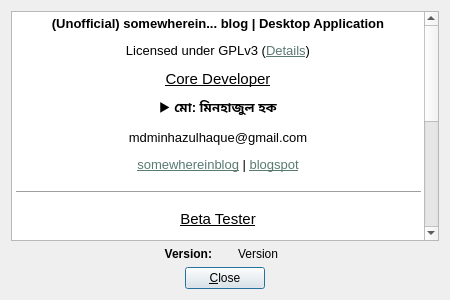
<?xml version="1.0" encoding="UTF-8"?>
<ui version="4.0">
 <class>AboutDialog</class>
 <widget class="QDialog" name="AboutDialog">
  <property name="geometry">
   <rect>
    <x>0</x>
    <y>0</y>
    <width>450</width>
    <height>300</height>
   </rect>
  </property>
  <property name="windowTitle">
   <string>About</string>
  </property>
  <property name="windowIcon">
   <iconset resource="resources.qrc">
    <normaloff>:/about</normaloff>:/about</iconset>
  </property>
  <layout class="QGridLayout" name="gridLayout_2">
   <item row="0" column="0" colspan="3">
    <layout class="QGridLayout" name="gridLayout">
     <item row="0" column="0" colspan="2">
      <widget class="QTextBrowser" name="infoBrowser">
       <property name="html">
        <string>&lt;!DOCTYPE HTML PUBLIC &quot;-//W3C//DTD HTML 4.0//EN&quot; &quot;http://www.w3.org/TR/REC-html40/strict.dtd&quot;&gt;
&lt;html&gt;&lt;head&gt;&lt;meta name=&quot;qrichtext&quot; content=&quot;1&quot; /&gt;&lt;style type=&quot;text/css&quot;&gt;
p, li { white-space: pre-wrap; }
&lt;/style&gt;&lt;/head&gt;&lt;body style=&quot; font-family:'SolaimanLipi'; font-size:10pt; font-weight:400; font-style:normal;&quot;&gt;
&lt;p align=&quot;center&quot; style=&quot; margin-top:12px; margin-bottom:12px; margin-left:0px; margin-right:0px; -qt-block-indent:0; text-indent:0px;&quot;&gt;&lt;img src=&quot;:/trayNormal&quot; /&gt;&lt;/p&gt;
&lt;p align=&quot;center&quot; style=&quot; margin-top:12px; margin-bottom:12px; margin-left:0px; margin-right:0px; -qt-block-indent:0; text-indent:0px;&quot;&gt;&lt;span style=&quot; font-weight:600;&quot;&gt;(Unofficial) somewherein... blog | Desktop Application&lt;/span&gt;&lt;/p&gt;
&lt;p align=&quot;center&quot; style=&quot; margin-top:12px; margin-bottom:12px; margin-left:0px; margin-right:0px; -qt-block-indent:0; text-indent:0px;&quot;&gt;Licensed under GPLv3 (&lt;a href=&quot;http://www.gnu.org/licenses/gpl-3.0.txt&quot;&gt;&lt;span style=&quot; text-decoration: underline; color:#597a71;&quot;&gt;Details&lt;/span&gt;&lt;/a&gt;)&lt;/p&gt;
&lt;p align=&quot;center&quot; style=&quot; margin-top:12px; margin-bottom:12px; margin-left:0px; margin-right:0px; -qt-block-indent:0; text-indent:0px;&quot;&gt;&lt;span style=&quot; font-size:11pt; text-decoration: underline;&quot;&gt;Core Developer&lt;/span&gt;&lt;/p&gt;
&lt;p align=&quot;center&quot; style=&quot; margin-top:12px; margin-bottom:12px; margin-left:0px; margin-right:0px; -qt-block-indent:0; text-indent:0px;&quot;&gt;▶ &lt;span style=&quot; font-weight:600;&quot;&gt;মো: মিনহাজুল হক&lt;/span&gt;&lt;/p&gt;
&lt;p align=&quot;center&quot; style=&quot; margin-top:12px; margin-bottom:12px; margin-left:0px; margin-right:0px; -qt-block-indent:0; text-indent:0px;&quot;&gt;mdminhazulhaque@gmail.com&lt;/p&gt;
&lt;p align=&quot;center&quot; style=&quot; margin-top:12px; margin-bottom:12px; margin-left:0px; margin-right:0px; -qt-block-indent:0; text-indent:0px;&quot;&gt;&lt;a href=&quot;http://www.somewhereinblog.net/blog/mhs92&quot;&gt;&lt;span style=&quot; text-decoration: underline; color:#597a71;&quot;&gt;somewhereinblog&lt;/span&gt;&lt;/a&gt; | &lt;a href=&quot;http://minhazulhaquebn.blogspot.com/&quot;&gt;&lt;span style=&quot; text-decoration: underline; color:#597a71;&quot;&gt;blogspot&lt;/span&gt;&lt;/a&gt;&lt;/p&gt;
&lt;hr /&gt;
&lt;p align=&quot;center&quot; style=&quot; margin-top:12px; margin-bottom:12px; margin-left:0px; margin-right:0px; -qt-block-indent:0; text-indent:0px;&quot;&gt;&lt;span style=&quot; font-size:11pt; text-decoration: underline;&quot;&gt;Beta Tester&lt;/span&gt;&lt;/p&gt;
&lt;p align=&quot;center&quot; style=&quot; margin-top:12px; margin-bottom:12px; margin-left:0px; margin-right:0px; -qt-block-indent:0; text-indent:0px;&quot;&gt;▶ &lt;span style=&quot; font-weight:600;&quot;&gt;নাইট ফল&lt;/span&gt;&lt;/p&gt;
&lt;p align=&quot;center&quot; style=&quot; margin-top:12px; margin-bottom:12px; margin-left:0px; margin-right:0px; -qt-block-indent:0; text-indent:0px;&quot;&gt;bdfall@outlook.com&lt;/p&gt;
&lt;p align=&quot;center&quot; style=&quot; margin-top:12px; margin-bottom:12px; margin-left:0px; margin-right:0px; -qt-block-indent:0; text-indent:0px;&quot;&gt;&lt;a href=&quot;http://www.somewhereinblog.net/blog/knightfall/&quot;&gt;&lt;span style=&quot; text-decoration: underline; color:#597a71;&quot;&gt;somewhereinblog&lt;/span&gt;&lt;/a&gt; | &lt;a href=&quot;https://www.facebook.com/bdfall&quot;&gt;&lt;span style=&quot; text-decoration: underline; color:#597a71;&quot;&gt;Facebook&lt;/span&gt;&lt;/a&gt;&lt;/p&gt;
&lt;p align=&quot;center&quot; style=&quot; margin-top:12px; margin-bottom:12px; margin-left:0px; margin-right:0px; -qt-block-indent:0; text-indent:0px;&quot;&gt;▶ &lt;span style=&quot; font-size:11pt; font-weight:600;&quot;&gt;রিফাত আনাম শখ&lt;/span&gt;&lt;/p&gt;
&lt;p align=&quot;center&quot; style=&quot; margin-top:12px; margin-bottom:12px; margin-left:0px; margin-right:0px; -qt-block-indent:0; text-indent:0px;&quot;&gt;&lt;a href=&quot;http://www.somewhereinblog.net/blog/ripz&quot;&gt;&lt;span style=&quot; text-decoration: underline; color:#597a71;&quot;&gt;somewhereinblog&lt;/span&gt;&lt;/a&gt; | &lt;a href=&quot;http://www.riphat.webs.com/&quot;&gt;&lt;span style=&quot; text-decoration: underline; color:#597a71;&quot;&gt;web&lt;/span&gt;&lt;/a&gt;&lt;/p&gt;
&lt;hr /&gt;
&lt;p align=&quot;center&quot; style=&quot; margin-top:12px; margin-bottom:12px; margin-left:0px; margin-right:0px; -qt-block-indent:0; text-indent:0px;&quot;&gt;&lt;span style=&quot; font-size:11pt; text-decoration: underline;&quot;&gt;Icons and Splash Screen&lt;/span&gt;&lt;/p&gt;
&lt;p align=&quot;center&quot; style=&quot; margin-top:12px; margin-bottom:12px; margin-left:0px; margin-right:0px; -qt-block-indent:0; text-indent:0px;&quot;&gt;▶ &lt;span style=&quot; font-weight:600;&quot;&gt;নিওফাইটের রাজ্যে&lt;/span&gt;&lt;/p&gt;
&lt;p align=&quot;center&quot; style=&quot; margin-top:12px; margin-bottom:12px; margin-left:0px; margin-right:0px; -qt-block-indent:0; text-indent:0px;&quot;&gt;&lt;a href=&quot;http://www.somewhereinblog.net/blog/NEOPHYTE_RAJAN&quot;&gt;&lt;span style=&quot; text-decoration: underline; color:#597a71;&quot;&gt;somewhereinblog&lt;/span&gt;&lt;/a&gt; | &lt;a href=&quot;https://www.facebook.com/KingdomOfNeophyte&quot;&gt;&lt;span style=&quot; text-decoration: underline; color:#597a71;&quot;&gt;Facebook&lt;/span&gt;&lt;/a&gt;&lt;/p&gt;&lt;/body&gt;&lt;/html&gt;</string>
       </property>
       <property name="openExternalLinks">
        <bool>true</bool>
       </property>
      </widget>
     </item>
     <item row="1" column="0">
      <widget class="QLabel" name="constVersion">
       <property name="font">
        <font>
         <weight>75</weight>
         <bold>true</bold>
        </font>
       </property>
       <property name="text">
        <string>Version:</string>
       </property>
       <property name="alignment">
        <set>Qt::AlignRight|Qt::AlignTrailing|Qt::AlignVCenter</set>
       </property>
       <property name="indent">
        <number>10</number>
       </property>
      </widget>
     </item>
     <item row="1" column="1">
      <widget class="QLabel" name="labelVersion">
       <property name="text">
        <string>Version</string>
       </property>
       <property name="alignment">
        <set>Qt::AlignLeading|Qt::AlignLeft|Qt::AlignVCenter</set>
       </property>
       <property name="indent">
        <number>10</number>
       </property>
      </widget>
     </item>
    </layout>
   </item>
   <item row="1" column="0">
    <spacer name="hs1">
     <property name="orientation">
      <enum>Qt::Horizontal</enum>
     </property>
     <property name="sizeHint" stdset="0">
      <size>
       <width>134</width>
       <height>20</height>
      </size>
     </property>
    </spacer>
   </item>
   <item row="1" column="1">
    <widget class="QPushButton" name="buttonClose">
     <property name="text">
      <string>&amp;Close</string>
     </property>
     <property name="shortcut">
      <string>C</string>
     </property>
    </widget>
   </item>
   <item row="1" column="2">
    <spacer name="hs2">
     <property name="orientation">
      <enum>Qt::Horizontal</enum>
     </property>
     <property name="sizeHint" stdset="0">
      <size>
       <width>134</width>
       <height>20</height>
      </size>
     </property>
    </spacer>
   </item>
  </layout>
 </widget>
 <resources>
  <include location="resources.qrc"/>
 </resources>
 <connections/>
</ui>
